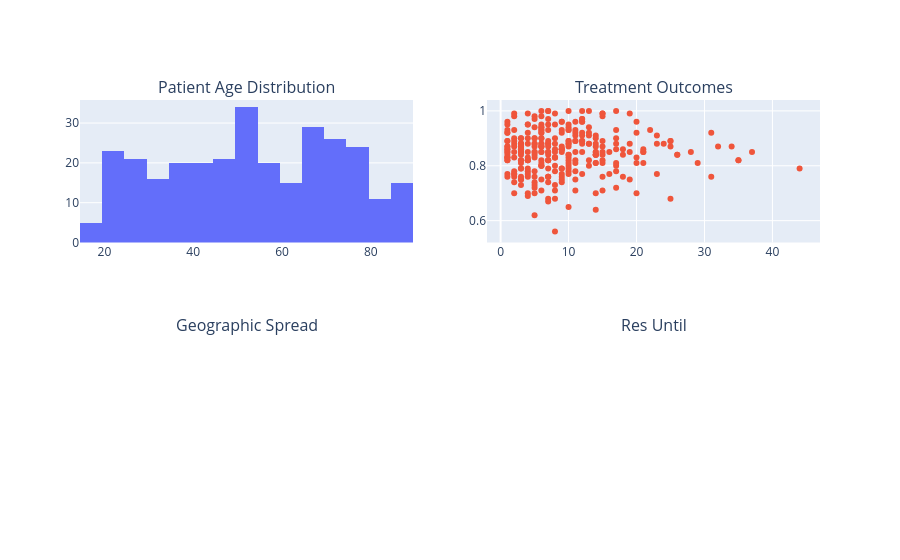

Notebook cell for this chart:
### Code cell
fig.add_trace(go.Histogram(x=patient_data['age'], name='Age', showlegend=False),row=1,col=1)
fig.add_trace(go.Scatter(x=patient_data['treatment_duration'], y=patient_data['recovery_rate'], mode='markers', name='Outcomes', showlegend=False),row=1,col=2)

### Figure 1 — Plotly figure (JSON) as saved in the notebook; plotly's stock layout.template omitted (floating-point values rounded to 4 significant figures; data arrays with more than 128 entries replaced by an {"elided": "..."} marker saying what was removed)
{"data": [{"name": "Age", "showlegend": false, "type": "histogram", "x": {"elided": "300 int values"}, "xaxis": "x", "yaxis": "y"}, {"mode": "markers", "name": "Outcomes", "showlegend": false, "type": "scatter", "x": {"elided": "300 int values"}, "xaxis": "x2", "y": {"elided": "300 float values"}, "yaxis": "y2"}], "layout": {"annotations": [{"font": {"size": 16}, "showarrow": false, "text": "Patient Age Distribution", "x": 0.225, "xanchor": "center", "xref": "paper", "y": 1, "yanchor": "bottom", "yref": "paper"}, {"font": {"size": 16}, "showarrow": false, "text": "Treatment Outcomes", "x": 0.775, "xanchor": "center", "xref": "paper", "y": 1, "yanchor": "bottom", "yref": "paper"}, {"font": {"size": 16}, "showarrow": false, "text": "Geographic Spread", "x": 0.225, "xanchor": "center", "xref": "paper", "y": 0.375, "yanchor": "bottom", "yref": "paper"}, {"font": {"size": 16}, "showarrow": false, "text": "Res Until", "x": 0.775, "xanchor": "center", "xref": "paper", "y": 0.375, "yanchor": "bottom", "yref": "paper"}], "geo": {"domain": {"x": [0, 0.45], "y": [0, 0.375]}}, "xaxis": {"anchor": "y", "domain": [0, 0.45]}, "xaxis2": {"anchor": "y2", "domain": [0.55, 1]}, "yaxis": {"anchor": "x", "domain": [0.625, 1]}, "yaxis2": {"anchor": "x2", "domain": [0.625, 1]}}}
